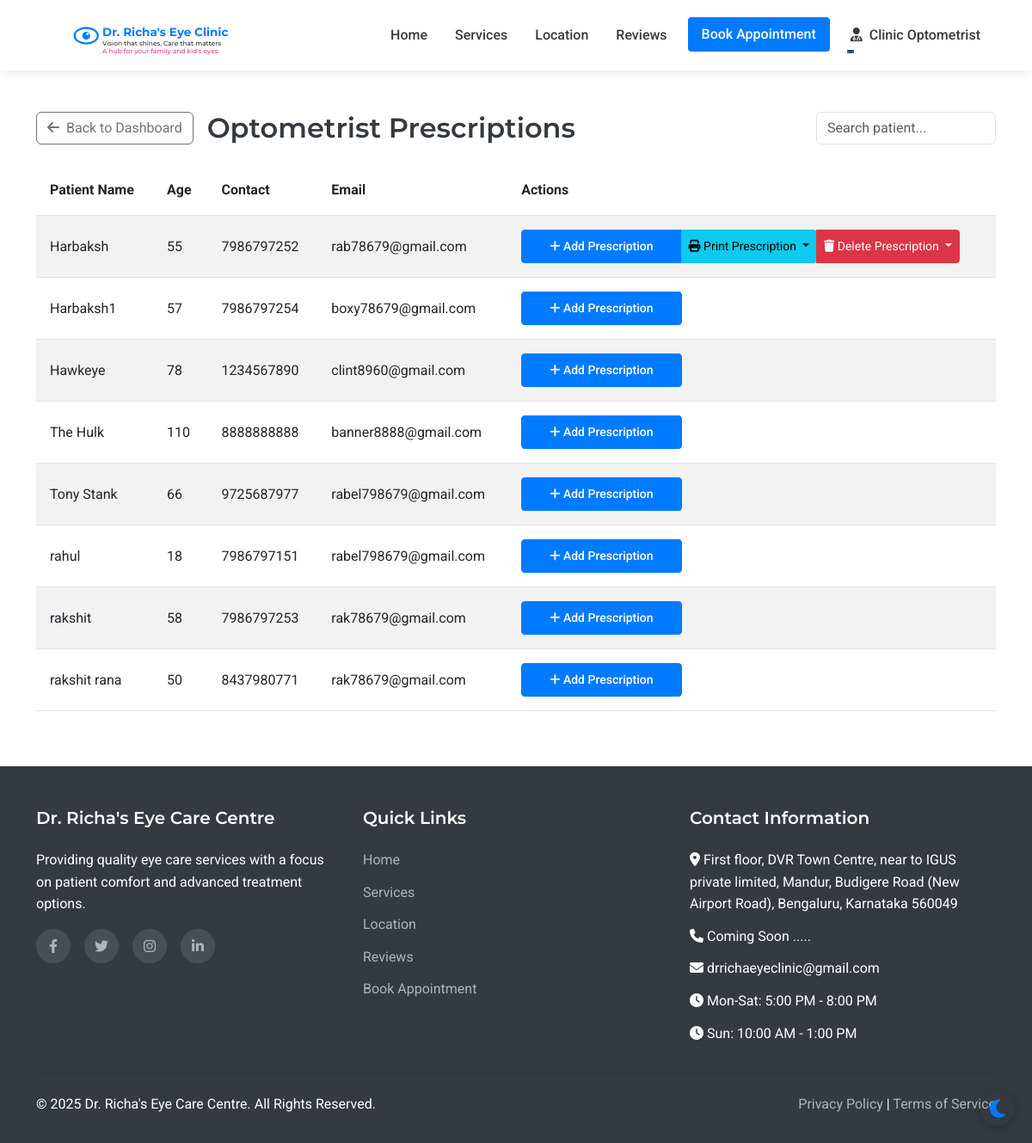
Page /assistant/prescriptions (signed in) on the committed database.
### models.py (models this page shows, shortened)
class Staff(UserMixin, db.Model):
    __abstract__ = True
    id = db.Column(db.Integer, primary_key=True)
    username = db.Column(db.String(64), unique=True, nullable=False)
    email = db.Column(db.String(120), unique=True, nullable=False)
    password_hash = db.Column(db.String(256), nullable=False)
    full_name = db.Column(db.String(100), nullable=False)
    mobile_number = db.Column(db.String(15), nullable=False)

class Assistant(Staff):
    __tablename__ = 'assistant'
    position = db.Column(db.String(100), nullable=True, default='Optometrist')
    full_name = db.Column(db.String(100), nullable=True, default='Optometrist')
    joining_date = db.Column(db.Date, nullable=True)
    salary_records = db.relationship('Salary', backref='assistant', lazy=True)

class Patient(UserMixin, db.Model):
    id = db.Column(db.Integer, primary_key=True)
    full_name = db.Column(db.String(100), nullable=False)
    mobile_number = db.Column(db.String(15), nullable=False)
    email = db.Column(db.String(100), nullable=True)
    age = db.Column(db.Integer, nullable=False)
    sex = db.Column(db.String(10), nullable=True)
    password_hash = db.Column(db.String(256), nullable=True)
    is_registered = db.Column(db.Boolean, default=False)
    created_at = db.Column(db.DateTime, nullable=False, default=datetime.utcnow)
    appointments = db.relationship('Appointment', backref='patient', lazy=True)
    doctor_prescriptions = db.relationship('DoctorPrescription', backref='patient', lazy=True)
    optometrist_prescriptions = db.relationship('OptometristPrescription', backref='patient', lazy=True)

### routes.py (the view)
@app.route('/assistant/prescriptions')
@login_required
def assistant_prescriptions():
    if not isinstance(current_user, Assistant):
        flash('Access denied', 'danger')
        return redirect(url_for('index'))
    all_patients = Patient.query.order_by(Patient.full_name).all()
    return render_template('assistant/prescriptions.html', all_patients=all_patients)

### app.py (called while the page is built)
@login_manager.user_loader
def load_user(user_id):
    from models import Doctor, Assistant, Admin, Patient
    try:
        if user_id.startswith('doctor_'):
            return Doctor.query.get(int(user_id.split('_')[1]))
        elif user_id.startswith('assistant_'):
            return Assistant.query.get(int(user_id.split('_')[1]))
        elif user_id.startswith('admin_'):
            return Admin.query.get(int(user_id.split('_')[1]))
        else:
            return Patient.query.get(int(user_id))
    except (ValueError, AttributeError):
        return None

### routes.py (called while the page is built)
@app.context_processor
def inject_now():
    return {'now': datetime.now()}

### templates/assistant/prescriptions.html (shortened to what this page needs)
{% extends 'layout.html' %}
{% block content %}
<div class="container py-5">
    <div class="d-flex justify-content-between align-items-center mb-4">
        <div class="d-flex align-items-center">
            <a href="{{ url_for('assistant_dashboard') }}" class="btn btn-outline-secondary me-3">
                <i class="fas fa-arrow-left me-1"></i> Back to Dashboard
            </a>
            <h2 class="mb-0">Optometrist Prescriptions</h2>
        </div>
        <input type="text" id="searchInput" class="form-control w-auto" placeholder="Search patient..." onkeyup="searchTable()">
    </div>
    <div class="table-responsive">
        <table class="table table-striped" id="prescriptionTable">
            <thead>
                <tr>
                    <th>Patient Name</th>
                    <th>Age</th>
                    <th>Contact</th>
                    <th>Email</th>
                    <th>Actions</th>
                </tr>
            </thead>
            <tbody>
                {% for patient in all_patients %}
                <tr>
                    <td>{{ patient.full_name }}</td>
                    <td>{{ patient.age }}</td>
                    <td>{{ patient.mobile_number }}</td>
                    <td>{{ patient.email }}</td>
                    <td>
                        <div class="btn-group">
                            <a href="{{ url_for('assistant_add_prescription', patient_id=patient.id) }}"
                               class="btn btn-primary btn-sm">
                                <i class="fas fa-plus"></i> Add Prescription
                            </a>
                            {% if patient.optometrist_prescriptions %}
                            <button type="button" class="btn btn-info btn-sm dropdown-toggle" data-bs-toggle="dropdown">
                                <i class="fas fa-print"></i> Print Prescription
                            </button>
                            <button type="button" class="btn btn-danger btn-sm dropdown-toggle" data-bs-toggle="dropdown">
                                <i class="fas fa-trash"></i> Delete Prescription
                            </button>
                            {% endif %}
                        </div>
                    </td>
                </tr>
                {% endfor %}
            </tbody>
        </table>
    </div>
</div>
{% endblock %}

### templates/layout.html (shortened to what this page needs)
<!DOCTYPE html>
<html lang="en">
<head>
    <link href="https://cdn.jsdelivr.net/npm/bootstrap@5.3.0-alpha1/dist/css/bootstrap.min.css" rel="stylesheet">
    <link rel="stylesheet" href="https://cdn.jsdelivr.net/npm/flatpickr/dist/flatpickr.min.css">
    <link rel="stylesheet" href="https://cdnjs.cloudflare.com/ajax/libs/font-awesome/6.1.1/css/all.min.css">
    <link rel="stylesheet" href="{{ url_for('static', filename='css/style.css') }}">
</head>
<body>
    <nav class="navbar navbar-expand-lg sticky-top">
        <div class="container">
            <a class="navbar-brand" href="{{ url_for('index') }}" id="clinic-logo">
                <div id="interactive-logo-container" style="height: 60px;"></div>
            </a>
            <div class="collapse navbar-collapse" id="navbarNav">
                <ul class="navbar-nav ms-auto">
                    <li class="nav-item">
                        <a class="nav-link {% if request.path == url_for('index') %}active{% endif %}" href="{{ url_for('index') }}">Home</a>
                    </li>
                    <li class="nav-item">
                        <a class="nav-link {% if request.path == url_for('services') %}active{% endif %}" href="{{ url_for('services') }}">Services</a>
                    </li>
                    <li class="nav-item">
                        <a class="nav-link {% if request.path == url_for('location') %}active{% endif %}" href="{{ url_for('location') }}">Location</a>
                    </li>
                    <li class="nav-item">
                        <a class="nav-link {% if request.path == url_for('reviews') %}active{% endif %}" href="{{ url_for('reviews') }}">Reviews</a>
                    </li>
                    <li class="nav-item">
                        <a class="nav-link btn btn-primary text-white px-3 ms-lg-2" href="{{ url_for('appointment') }}">Book Appointment</a>
                    </li>
                    {% if current_user.is_authenticated %}
                        {% if current_user.__class__.__name__ == 'Patient' %}
                            <li class="nav-item dropdown">
                                <a class="nav-link dropdown-toggle" href="#" id="navbarDropdown" role="button" data-bs-toggle="dropdown" aria-expanded="false">
                                    <i class="fas fa-user me-1"></i> {{ current_user.full_name }}
                                </a>
                                <ul class="dropdown-menu dropdown-menu-end" aria-labelledby="navbarDropdown">
                                    <li><a class="dropdown-item" href="{{ url_for('patient_dashboard') }}">Dashboard</a></li>
                                    <li><a class="dropdown-item" href="{{ url_for('patient_appointments') }}">My Appointments</a></li>
                                    <li><a class="dropdown-item" href="{{ url_for('patient_medical_records') }}">Medical Records</a></li>
                                    <li><hr class="dropdown-divider"></li>
                                    <li><a class="dropdown-item" href="{{ url_for('patient_logout') }}">Logout</a></li>
                                </ul>
                            </li>
                        {% else %}
                            <li class="nav-item dropdown">
                                <a class="nav-link dropdown-toggle" href="#" id="navbarDropdown" role="button" data-bs-toggle="dropdown" aria-expanded="false">
                                    <i class="fas fa-user-md me-1"></i> {{ current_user.full_name }}
                                </a>
                            </li>
                        {% endif %}
                    {% endif %}
                </ul>
            </div>
        </div>
    </nav>
    <main>
        {% block content %}{% endblock %}
    </main>
    <footer>
        <div class="container">
            <div class="row">
                <div class="col-md-4 mb-4 mb-md-0">
                    <h5>Dr. Richa's Eye Care Centre</h5>
                    <p class="mb-3">Providing quality eye care services with a focus on patient comfort and advanced treatment options.</p>
                    <div class="social-icons">
                        <a href="#" aria-label="Facebook"><i class="fab fa-facebook-f"></i></a>
                        <a href="#" aria-label="Twitter"><i class="fab fa-twitter"></i></a>
                        <a href="#" aria-label="Instagram"><i class="fab fa-instagram"></i></a>
                        <a href="#" aria-label="LinkedIn"><i class="fab fa-linkedin-in"></i></a>
                    </div>
                </div>
                <div class="col-md-4 mb-4 mb-md-0">
                    <h5>Quick Links</h5>
                    <ul>
                        <li><a href="{{ url_for('index') }}">Home</a></li>
                        <li><a href="{{ url_for('services') }}">Services</a></li>
                        <li><a href="{{ url_for('location') }}">Location</a></li>
                        <li><a href="{{ url_for('reviews') }}">Reviews</a></li>
                        <li><a href="{{ url_for('appointment') }}">Book Appointment</a></li>
                    </ul>
                </div>
                <div class="col-md-4">
                    <h5>Contact Information</h5>
                    <ul>
                        <li><i class="fas fa-map-marker-alt"></i> First floor, DVR Town Centre, near to     IGUS private limited, Mandur, Budigere Road (New Airport Road), Bengaluru, Karnataka 560049</li>
                        <li><i class="fas fa-phone"></i> Coming Soon .....</li>
                        <li><i class="fas fa-envelope"></i> drrichaeyeclinic@gmail.com</li>
                        <li><i class="fas fa-clock"></i> Mon-Sat: 5:00 PM - 8:00 PM</li>
                        <li><i class="fas fa-clock"></i> Sun: 10:00 AM - 1:00 PM</li>
                    </ul>
                </div>
            </div>
            <hr class="mt-4 mb-3" style="border-color: rgba(255,255,255,0.1);">
            <div class="row">
                <div class="col-md-6">
                    <p class="mb-md-0">&copy; {{ now.year }} Dr. Richa's Eye Care Centre. All Rights Reserved.</p>
                </div>
                <div class="col-md-6 text-md-end">
                    <p class="mb-0">
                        <a href="#">Privacy Policy</a> |
                        <a href="#">Terms of Service</a>
                    </p>
                </div>
            </div>
        </div>
    </footer>
</body>
</html>

### static/css/style.css (style rules this page uses)
:root { --primary-color: #007bff; --secondary-color: #6c757d; --accent-color: #17a2b8; --light-color: #f8f9fa; --dark-color: #343a40; --success-color: #28a745; --warning-color: #ffc107; --danger-color: #dc3545; --white: #ffffff; --light-blue: #e6f2ff; --transition: all 0.3s ease; --bg-color: #ffffff; --text-color: #343a40; --card-bg: #ffffff; --border-color: #dee2e6; --footer-bg: #343a40; --footer-text: #ffffff; --hero-overlay: rgba(0, 123, 255, 0.85); }
body { font-family: 'Roboto', sans-serif; color: var(--text-color, var(--dark-color)); line-height: 1.6; background-color: var(--bg-color, var(--white)); transition: background-color 0.3s ease, color 0.3s ease; }
h1, h2, h3, h4, h5, h6 { font-family: 'Montserrat', sans-serif; font-weight: 600; }
.navbar { box-shadow: 0 2px 4px rgba(0, 0, 0, 0.1); padding: 1rem 2rem; background-color: var(--card-bg, var(--white)); transition: background-color 0.3s ease; }
.navbar-brand { font-weight: 700; color: var(--primary-color); font-size: 1.5rem; }
#interactive-logo-container { width: 300px; height: 40px !important; cursor: pointer; display: flex; align-items: center; justify-content: flex-start; transition: var(--transition); margin-right: 20px; }
.navbar { transition: transform 0.4s ease-in-out; box-shadow: 0 2px 10px rgba(0, 0, 0, 0.1); }
.nav-link { color: var(--dark-color); font-weight: 500; margin: 0 0.5rem; position: relative; transition: var(--transition); }
.nav-link::after { content: ''; position: absolute; width: 0; height:1.5px; bottom: 0; left: 0; background-color: var(--primary-color); transition: var(--transition); }
.table td, .table th { padding: 1rem; vertical-align: middle; }
.btn-primary { background-color: var(--primary-color); border-color: var(--primary-color); padding: 0.5rem 2rem; font-weight: 500; border-radius: 4px; transition: var(--transition); }
footer { background-color: var(--dark-color); color: var(--white); padding: 3rem 0 2rem; }
footer h5 { font-weight: 600; margin-bottom: 1.5rem; }
footer ul { list-style: none; padding-left: 0; }
footer ul li { margin-bottom: 0.75rem; }
footer a { color: #adb5bd; text-decoration: none; transition: var(--transition); }
.social-icons { display: flex; gap: 1rem; }
.social-icons a { display: flex; align-items: center; justify-content: center; width: 40px; height: 40px; border-radius: 50%; background-color: rgba(255, 255, 255, 0.1); transition: var(--transition); }

### rows in the picture
Assistant: full_name "Clinic Optometrist"
Patient: full_name "Harbaksh", age "55", mobile_number "7986797252", email "rab78679@gmail.com"
Patient: full_name "Harbaksh1", age "57", mobile_number "7986797254", email "boxy78679@gmail.com"
Patient: full_name "Hawkeye", age "78", mobile_number "1234567890", email "clint8960@gmail.com"
Patient: full_name "The Hulk", age "110", mobile_number "8888888888", email "banner8888@gmail.com"
Patient: full_name "Tony Stank", age "66", mobile_number "9725687977", email "rabel798679@gmail.com"
Patient: full_name "rahul", age "18", mobile_number "7986797151", email "rabel798679@gmail.com"
Patient: full_name "rakshit", age "58", mobile_number "7986797253", email "rak78679@gmail.com"
Patient: full_name "rakshit rana", age "50", mobile_number "8437980771", email "rak78679@gmail.com"
